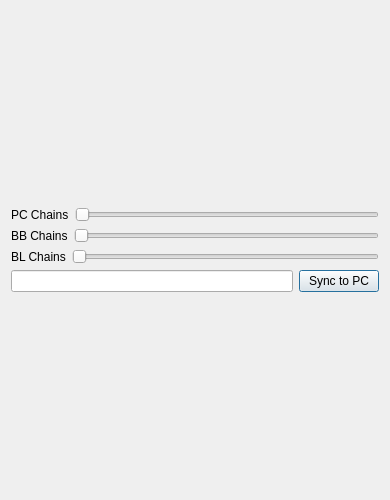
<?xml version="1.0" encoding="UTF-8"?>
<ui version="4.0">
 <class>DialogExecMap</class>
 <widget class="QDialog" name="DialogExecMap">
  <property name="geometry">
   <rect>
    <x>0</x>
    <y>0</y>
    <width>390</width>
    <height>500</height>
   </rect>
  </property>
  <property name="windowTitle">
   <string>ExecMap</string>
  </property>
  <layout class="QGridLayout" name="gridLayout">
   <item row="0" column="0">
    <layout class="QVBoxLayout" name="verticalLayout">
     <item>
      <layout class="QHBoxLayout" name="horizontalLayout_2">
       <item>
        <widget class="QLabel" name="label">
         <property name="text">
          <string>PC Chains</string>
         </property>
        </widget>
       </item>
       <item>
        <widget class="QSlider" name="horizontalSliderPCChains">
         <property name="tabletTracking">
          <bool>false</bool>
         </property>
         <property name="focusPolicy">
          <enum>Qt::ClickFocus</enum>
         </property>
         <property name="orientation">
          <enum>Qt::Horizontal</enum>
         </property>
        </widget>
       </item>
      </layout>
     </item>
     <item>
      <layout class="QHBoxLayout" name="horizontalLayout_3">
       <item>
        <widget class="QLabel" name="label_2">
         <property name="text">
          <string>BB Chains</string>
         </property>
        </widget>
       </item>
       <item>
        <widget class="QSlider" name="horizontalSliderBBChains">
         <property name="focusPolicy">
          <enum>Qt::ClickFocus</enum>
         </property>
         <property name="orientation">
          <enum>Qt::Horizontal</enum>
         </property>
        </widget>
       </item>
      </layout>
     </item>
     <item>
      <layout class="QHBoxLayout" name="horizontalLayout">
       <item>
        <widget class="QLabel" name="label_3">
         <property name="text">
          <string>BL Chains</string>
         </property>
        </widget>
       </item>
       <item>
        <widget class="QSlider" name="horizontalSliderBLChains">
         <property name="focusPolicy">
          <enum>Qt::ClickFocus</enum>
         </property>
         <property name="orientation">
          <enum>Qt::Horizontal</enum>
         </property>
        </widget>
       </item>
      </layout>
     </item>
     <item>
      <layout class="QHBoxLayout" name="horizontalLayout_4">
       <item>
        <widget class="QLineEdit" name="lineEditSummery">
         <property name="readOnly">
          <bool>true</bool>
         </property>
        </widget>
       </item>
       <item>
        <widget class="QPushButton" name="pushButtonSync2PC">
         <property name="text">
          <string>Sync to PC</string>
         </property>
        </widget>
       </item>
      </layout>
     </item>
    </layout>
   </item>
  </layout>
 </widget>
 <resources/>
 <connections/>
</ui>
